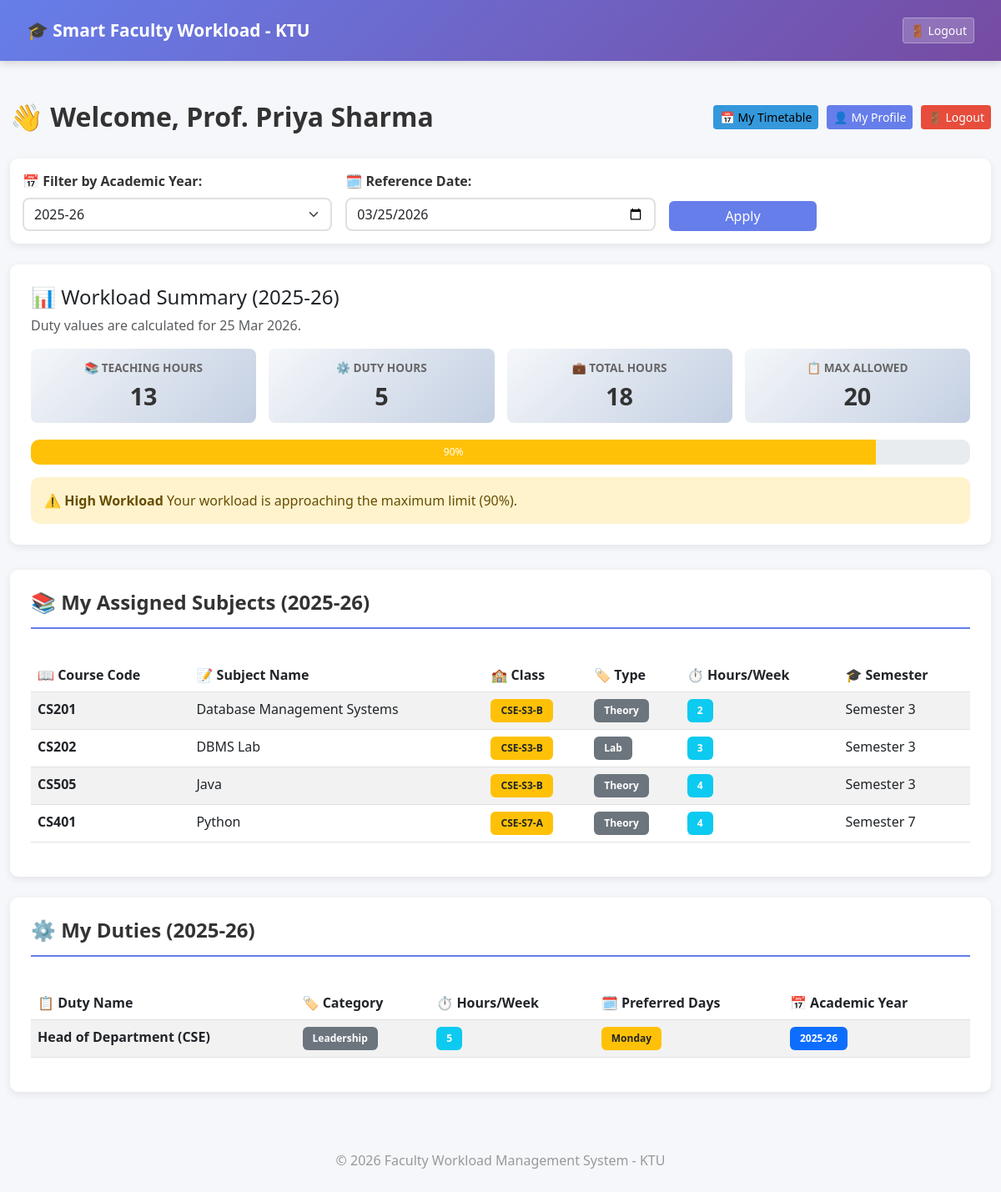
Page /dashboard (signed in) on the committed database.
### app/models.py (models this page shows, shortened)
class Faculty(UserMixin, db.Model):
    id = db.Column(db.Integer, primary_key=True)
    name = db.Column(db.String(100), nullable=False)
    department = db.Column(db.String(100), nullable=False)
    designation = db.Column(db.String(50), nullable=False)
    email = db.Column(db.String(120), unique=True, nullable=False)
    password_hash = db.Column(db.String(200), nullable=False)
    max_workload = db.Column(db.Integer, default=20)
    role = db.Column(db.String(20), default="faculty")
    assignments = db.relationship(
        'Assignment',
        backref='faculty',
        lazy=True,
        cascade="all, delete-orphan"
    )
    duties = db.relationship(
        'AdditionalDuty',
        backref='faculty',
        lazy=True,
        cascade="all, delete-orphan"
    )
    timetables = db.relationship(
        'Timetable',
        backref='faculty_obj',
        lazy=True,
        cascade="all, delete-orphan"
    )

class Assignment(db.Model):
    __table_args__ = (
        db.UniqueConstraint(
            'faculty_id',
            'subject_id',
            'class_id',
            'academic_year',
            name='unique_faculty_subject_class_year'
        ),
    )
    id = db.Column(db.Integer, primary_key=True)
    faculty_id = db.Column(db.Integer, db.ForeignKey('faculty.id'), nullable=False)
    subject_id = db.Column(db.Integer, db.ForeignKey('subject.id'), nullable=False)
    class_id = db.Column(db.Integer, db.ForeignKey('class.id'), nullable=True)
    class_division = db.Column(db.String(20), nullable=True)  # Legacy compatibility for older rows
    semester = db.Column(db.Integer, nullable=False)  # Inherited from subject but stored for reference
    academic_year = db.Column(db.String(20), nullable=False)  # e.g., "2025-26"
    assigned_date = db.Column(db.DateTime, default=datetime.utcnow)
    class_obj = db.relationship('Class', backref='assignments')
    @property
    def class_name(self):
        if self.class_obj:
            return self.class_obj.class_name
        return self.class_division or "Unassigned Class"

class Subject(db.Model):
    id = db.Column(db.Integer, primary_key=True)
    course_code = db.Column(db.String(20), nullable=False)
    subject_name = db.Column(db.String(150), nullable=False)
    subject_type = db.Column(db.String(20), nullable=False)  # 'Theory' or 'Lab'
    is_lab = db.Column(db.Boolean, default=False)  # Flag for lab subjects
    hours_per_week = db.Column(db.Integer, nullable=False)  # Theory: varies, Lab: typically 3 hours continuous
    semester = db.Column(db.Integer, nullable=False)  # Semester number (1-8)
    created_at = db.Column(db.DateTime, default=datetime.utcnow)
    assignments = db.relationship(
        'Assignment',
        backref='subject',
        lazy=True,
        cascade="all, delete-orphan"
    )

class Class(db.Model):
    __tablename__ = 'class'
    id = db.Column(db.Integer, primary_key=True)
    class_name = db.Column(db.String(50), nullable=False, unique=True)  # e.g., "S3-A", "S5-B"
    semester = db.Column(db.Integer, nullable=False)  # 1-8
    department = db.Column(db.String(100), nullable=False)  # e.g., "Computer Science"
    created_at = db.Column(db.DateTime, default=datetime.utcnow)
    timetables = db.relationship(
        'Timetable',
        backref='class_obj',
        lazy=True,
        cascade="all, delete-orphan"
    )

class AdditionalDuty(db.Model):
    __table_args__ = (
        db.UniqueConstraint(
            'faculty_id',
            'duty_name',
            'start_date',
            name='unique_faculty_duty_period'
        ),
    )
    id = db.Column(db.Integer, primary_key=True)
    faculty_id = db.Column(db.Integer, db.ForeignKey('faculty.id'), nullable=True)  # Allow unassigned
    duty_name = db.Column(db.String(150), nullable=False)  # e.g., "HOD", "Placement Officer", "Exam Cell Duty"
    category = db.Column(db.String(50), nullable=False)  # 'Leadership' (HOD/Placement Officer), 'Exam', 'Administrative', 'Research'
    duration_type = db.Column(db.String(20), nullable=False)  # 'Yearly' or 'Weekly' or 'Custom'
    hours = db.Column(db.Integer, nullable=False)  # Hours per week
    duty_day = db.Column(db.String(20), nullable=True)  # Monday-Friday
    start_date = db.Column(db.Date, nullable=False)  # When duty starts
    end_date = db.Column(db.Date, nullable=False)  # When duty ends
    academic_year = db.Column(db.String(20), nullable=False)  # e.g., "2025-26"
    created_at = db.Column(db.DateTime, default=datetime.utcnow)
    @property
    def preferred_days_list(self):
        if not self.duty_day:
            return []
        return [day.strip() for day in self.duty_day.split(',') if day.strip()]
    @property
    def preferred_days_display(self):
        days = self.preferred_days_list
        return ", ".join(days) if days else "Random"
    def is_active(self, reference_date=None):
        target_date = reference_date or datetime.utcnow().date()
        return self.start_date <= target_date <= self.end_date

### app/routes.py (the view)
@main.route('/dashboard')
@login_required
def dashboard():
    selected_year = request.args.get('academic_year', None)
    reference_date = get_reference_date()
    if current_user.role == "admin":
        total_load = current_user.calculate_total_workload(reference_date)
        assignments = current_user.assignments
        total_faculty = Faculty.query.count()
        total_subjects = Subject.query.count()
        total_assignments = Assignment.query.count()
        total_duties = AdditionalDuty.query.count()
        assigned_duty_count = AdditionalDuty.query.filter(AdditionalDuty.faculty_id.isnot(None)).count()
        overloaded_faculty = []
        for faculty in Faculty.query.all():
            total_workload = faculty.calculate_total_workload(reference_date)
            if total_workload > faculty.max_workload:
                overloaded_faculty.append({
                    'id': faculty.id,
                    'name': faculty.name,
                    'total_workload': total_workload,
                    'max_workload': faculty.max_workload
                })
        overloaded_faculty_names = ",".join(item['name'] for item in overloaded_faculty)
        return render_template(
            "dashboard.html",
            reference_date=reference_date,
            total_load=total_load,
            assignments=assignments,
            total_faculty=total_faculty,
            total_subjects=total_subjects,
            total_assignments=total_assignments,
            total_duties=total_duties,
            assigned_duty_count=assigned_duty_count,
            overloaded_faculty=overloaded_faculty,
            overloaded_faculty_names=overloaded_faculty_names
        )
    else:
        assignment_years = [a.academic_year for a in current_user.assignments]
        duty_years = [d.academic_year for d in current_user.duties if d.faculty_id == current_user.id]
        all_years = sorted(list(set(assignment_years + duty_years)), reverse=True)
        if not selected_year and all_years:
            selected_year = all_years[0]
        if selected_year:
            filtered_assignments = [a for a in current_user.assignments if a.academic_year == selected_year]
            filtered_duties = [
                d for d in current_user.duties
                if d.faculty_id == current_user.id and d.academic_year == selected_year and d.is_active(reference_date)
            ]
        else:
            filtered_assignments = current_user.assignments
            filtered_duties = [
                d for d in current_user.duties
                if d.faculty_id == current_user.id and d.is_active(reference_date)
            ]
        teaching_hours = sum([a.subject.hours_per_week for a in filtered_assignments])
        duty_hours = sum([d.hours for d in filtered_duties])
        total_workload = teaching_hours + duty_hours
        workload_percentage = (total_workload / current_user.max_workload * 100) if current_user.max_workload > 0 else 0
        return render_template(
            "faculty_dashboard.html",
            reference_date=reference_date,
            selected_year=selected_year,
            all_years=all_years,
            assignments=filtered_assignments,
            duties=filtered_duties,
            teaching_hours=teaching_hours,
            duty_hours=duty_hours,
            total_workload=total_workload,
            workload_percentage=workload_percentage
        )

### app/templates/faculty_dashboard.html (shortened to what this page needs)
{% extends "base.html" %}
{% block content %}
<div class="page-header">
    <h2>👋 Welcome, {{ current_user.name }}</h2>
    <div class="page-header-actions">
        <a href="{{ url_for('main.faculty_timetable') }}" class="btn btn-info btn-sm">📅 My Timetable</a>
        <a href="{{ url_for('main.my_profile') }}" class="btn btn-primary btn-sm">👤 My Profile</a>
        <a href="/logout" class="btn btn-danger btn-sm">🚪 Logout</a>
    </div>
</div>
<div class="filter-section">
    <form method="GET" class="row g-3 align-items-end">
        <div class="col-md-4">
            <label for="academicYearFilter" class="form-label"><strong>📅 Filter by Academic Year:</strong></label>
            <select class="form-select" id="academicYearFilter" name="academic_year" onchange="this.form.submit()">
                {% if all_years %}
                    {% for year in all_years %}
                    <option value="{{ year }}" {% if selected_year == year %}selected{% endif %}>{{ year }}</option>
                    {% endfor %}
                {% else %}
                    <option value="">No academic years available</option>
                {% endif %}
            </select>
        </div>
        <div class="col-md-4">
            <label for="referenceDate" class="form-label"><strong>🗓️ Reference Date:</strong></label>
            <input type="date" class="form-control" id="referenceDate" name="reference_date" value="{{ reference_date.strftime('%Y-%m-%d') }}">
        </div>
        <div class="col-md-2">
            <button type="submit" class="btn btn-primary w-100">Apply</button>
        </div>
    </form>
</div>
<div class="workload-section">
    <h4>📊 Workload Summary
        {% if selected_year %}
        ({{ selected_year }})
        {% endif %}
    </h4>
    <p class="text-muted mb-3">Duty values are calculated for {{ reference_date.strftime('%d %b %Y') }}.</p>
    <div class="workload-grid">
        <div class="workload-item">
            <h6>📚 Teaching Hours</h6>
            <h3>{{ teaching_hours }}</h3>
        </div>
        <div class="workload-item">
            <h6>⚙️ Duty Hours</h6>
            <h3>{{ duty_hours }}</h3>
        </div>
        <div class="workload-item">
            <h6>💼 Total Hours</h6>
            <h3>{{ total_workload }}</h3>
        </div>
        <div class="workload-item">
            <h6>📋 Max Allowed</h6>
            <h3>{{ current_user.max_workload }}</h3>
        </div>
    </div>
    <div>
        <div class="progress" style="height: 30px; border-radius: 10px;">
            {% if workload_percentage > 100 %}
                <div class="progress-bar bg-danger" role="progressbar" style="width: 100%;" aria-valuenow="100" aria-valuemin="0" aria-valuemax="100">
                    {{ "%.0f"|format(workload_percentage) }}% (Overloaded)
                </div>
            {% elif workload_percentage > 70 %}
                <div class="progress-bar bg-warning" role="progressbar" style="width: {{ workload_percentage }}%;" aria-valuenow="{{ workload_percentage }}" aria-valuemin="0" aria-valuemax="100">
                    {{ "%.0f"|format(workload_percentage) }}%
                </div>
            {% else %}
                <div class="progress-bar bg-success" role="progressbar" style="width: {{ workload_percentage }}%;" aria-valuenow="{{ workload_percentage }}" aria-valuemin="0" aria-valuemax="100">
                    {{ "%.0f"|format(workload_percentage) }}%
                </div>
            {% endif %}
        </div>
    </div>
    <div style="margin-top: 15px;">
        {% if total_workload > current_user.max_workload %}
            <div class="alert alert-danger mb-0">
                ⚠️ <strong>Workload Overloaded!</strong> Your total workload ({{ total_workload }} hrs) exceeds your maximum allowed ({{ current_user.max_workload }} hrs).
            </div>
        {% elif workload_percentage > 70 %}
            <div class="alert alert-warning mb-0">
                ⚠️ <strong>High Workload</strong> Your workload is approaching the maximum limit ({{ "%.0f"|format(workload_percentage) }}%).
            </div>
        {% else %}
            <div class="alert alert-success mb-0">
                ✅ <strong>Workload Balanced</strong> Your workload is well-managed ({{ "%.0f"|format(workload_percentage) }}%).
            </div>
        {% endif %}
    </div>
</div>
{% if assignments %}
<div class="data-section">
    <h4>📚 My Assigned Subjects
        {% if selected_year %}
        ({{ selected_year }})
        {% endif %}
    </h4>
    <div class="table-responsive">
        <table class="table table-striped table-hover">
            <thead>
                <tr>
                    <th>📖 Course Code</th>
                    <th>📝 Subject Name</th>
                    <th>🏫 Class</th>
                    <th>🏷️ Type</th>
                    <th>⏱️ Hours/Week</th>
                    <th>🎓 Semester</th>
                </tr>
            </thead>
            <tbody>
                {% for assignment in assignments %}
                <tr>
                    <td><strong>{{ assignment.subject.course_code }}</strong></td>
                    <td>{{ assignment.subject.subject_name }}</td>
                    <td><span class="badge bg-warning text-dark">{{ assignment.class_name }}</span></td>
                    <td><span class="badge bg-secondary">{{ assignment.subject.subject_type }}</span></td>
                    <td><span class="badge bg-info">{{ assignment.subject.hours_per_week }}</span></td>
                    <td>
                        {% if assignment.subject.semester %}
                            Semester {{ assignment.subject.semester }}
                        {% else %}
                            -
                        {% endif %}
                    </td>
                </tr>
                {% endfor %}
            </tbody>
        </table>
    </div>
</div>
{% endif %}
{% if duties %}
<div class="data-section">
    <h4>⚙️ My Duties
        {% if selected_year %}
        ({{ selected_year }})
        {% endif %}
    </h4>
    <div class="table-responsive">
        <table class="table table-striped table-hover">
            <thead>
                <tr>
                    <th>📋 Duty Name</th>
                    <th>🏷️ Category</th>
                    <th>⏱️ Hours/Week</th>
                    <th>🗓️ Preferred Days</th>
                    <th>📅 Academic Year</th>
                </tr>
            </thead>
            <tbody>
                {% for duty in duties %}
                <tr>
                    <td><strong>{{ duty.duty_name }}</strong></td>
                    <td><span class="badge bg-secondary">{{ duty.category }}</span></td>
                    <td><span class="badge bg-info">{{ duty.hours }}</span></td>
                    <td><span class="badge bg-warning text-dark">{{ duty.preferred_days_display }}</span></td>
                    <td><span class="badge bg-primary">{{ duty.academic_year }}</span></td>
                </tr>
                {% endfor %}
            </tbody>
        </table>
    </div>
</div>
{% endif %}
{% endblock %}

### rows in the picture
Faculty: name "Prof. Priya Sharma", max_workload "20"
Assignment: academic_year "2025-26", subject.course_code "CS201", subject.subject_name "Database Management Systems", class_name "CSE-S3-B", subject.subject_type "Theory", subject.hours_per_week "2", subject.semester "3"
Assignment: subject.course_code "CS202", subject.subject_name "DBMS Lab", class_name "CSE-S3-B", subject.subject_type "Lab", subject.hours_per_week "3", subject.semester "3"
Assignment: subject.course_code "CS505", subject.subject_name "Java", class_name "CSE-S3-B", subject.subject_type "Theory", subject.hours_per_week "4", subject.semester "3"
Assignment: subject.course_code "CS401", subject.subject_name "Python", class_name "CSE-S7-A", subject.subject_type "Theory", subject.hours_per_week "4", subject.semester "7"
AdditionalDuty: duty_name "Head of Department (CSE)", category "Leadership", hours "5", preferred_days_display "Monday", academic_year "2025-26"

### other values in the picture
{{ reference_date.strftime('%d %b %Y') }} "25 Mar 2026"
{{ teaching_hours }} "13"
{{ duty_hours }} "5"
{{ total_workload }} "18"
{{ "%.0f"|format(workload_percentage) }} "90"
form field academic_year "2025-26"
